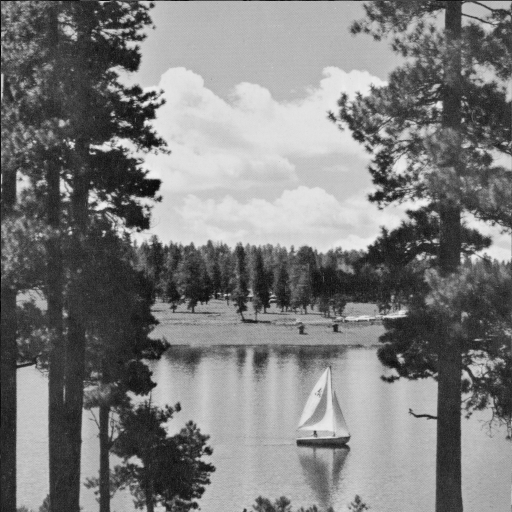
%> input picture LAKE.TIF, 512 x 512 px
$ octave q1_3.m   (GNU Octave 9; MATLAB toolbox functions it lacks are replaced by stand-ins)
%> lines starting %> are read from the running program, lines starting %| are printed output that depends on the picture
clear;clc;
im = imread('LAKE.tif');
%> im is the input picture: size 512x512 uint8; min 1, max 239, mean 124.7
[r,c,d] = size(im);
%> r = 512; c = 512; d = 1
C = zeros(r,c,d);

for X = 0:63
    for Y = 0:63
    C(8*X+1:8*X+8,8*Y+1:8*Y+8,:) = utility( im(8*X+1:8*X+8,8*Y+1:8*Y+8));
    end
end
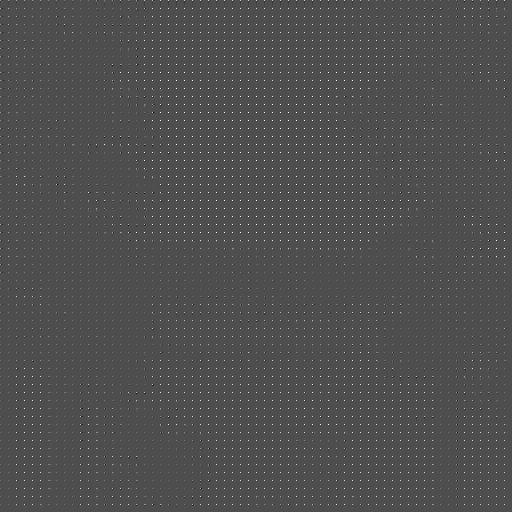
%> C: size 512x512 double; min -26, max 58, mean 0.5; drawn with min black and max white
subplot(1,2,1);
imshow(im);
subplot(1,2,2);
imshow(C);
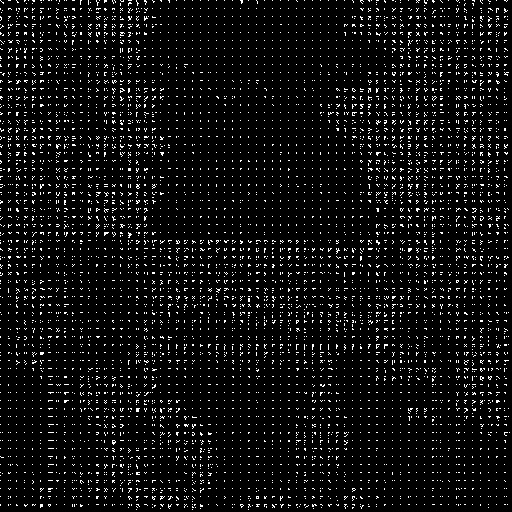
%> displayed picture: size 512x512, on the screen's scale of 0 to 255; 6% white in thin lines or dots

function m = utility(X)
    mD = myDCT(double(X),create_mat_dct(8));
    Lum = [ [ 16,12,14,14,18,24,49,72]
            [ 11,12,13,17,22,35,64,92]
            [ 10,14,16,22,37,55,78,95]
            [ 16,19,24,29,56,64,87,98]
            [ 24,26,40,51,68,81,103,112]
            [ 40,58,57,87,109,104,121,100]
            [ 51,60,69,80,103,113,120,103]
            [ 61,55,56,62,77,92,101,99]]';
     m = myDCT_quantization(mD,Lum,2);
end
